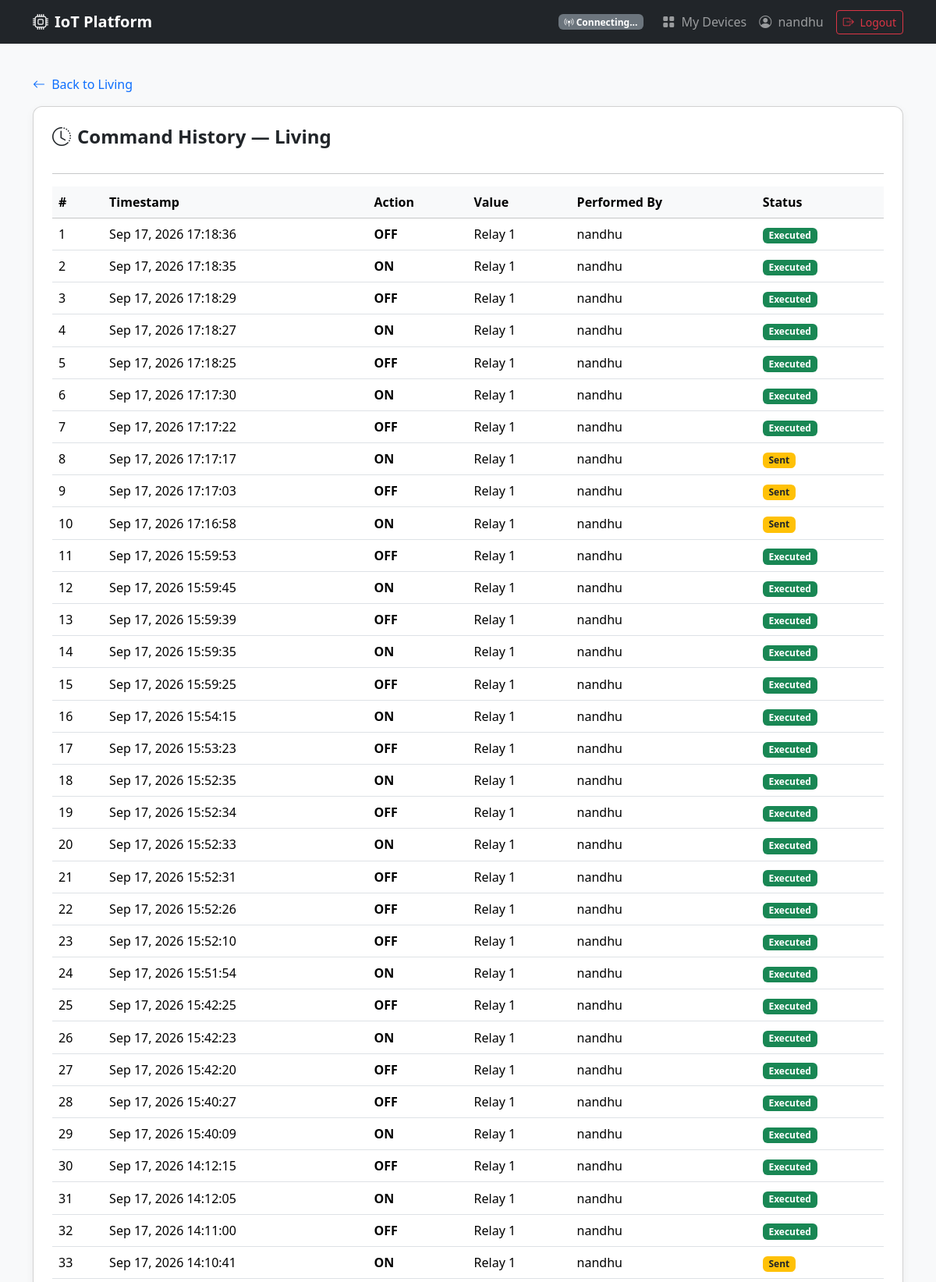
Screenshot of /devices/2/logs/ (signed in, upper part) with the database file from the repository.
### devices/models.py (models this page shows, shortened)
class Device(models.Model):
    user = models.ForeignKey(User, on_delete=models.CASCADE, related_name='devices')
    unique_device_id = models.CharField(
        max_length=50,
        unique=True,
        help_text='Unique ID printed on the physical device'
    )
    device_type = models.ForeignKey(DeviceType, on_delete=models.PROTECT, related_name='devices')
    name = models.CharField(max_length=100, help_text='Friendly name, e.g. "Living Room Light"')
    is_online = models.BooleanField(default=False)
    current_state = models.JSONField(default=dict, blank=True)
    added_at = models.DateTimeField(auto_now_add=True)
    last_seen = models.DateTimeField(null=True, blank=True)
    class Meta:
        ordering = ['-added_at']

class DeviceLog(models.Model):
    STATUS_CHOICES = [
        ('sent', 'Sent'),
        ('delivered', 'Delivered'),
        ('executed', 'Executed'),
        ('failed', 'Failed'),
    ]
    device = models.ForeignKey(Device, on_delete=models.CASCADE, related_name='logs')
    action = models.CharField(max_length=50)          # e.g. ON, OFF, SET_SPEED
    value = models.CharField(max_length=100, blank=True)  # e.g. "75" for speed
    performed_by = models.ForeignKey(User, on_delete=models.SET_NULL, null=True)
    timestamp = models.DateTimeField(auto_now_add=True)
    status = models.CharField(max_length=20, choices=STATUS_CHOICES, default='sent')
    class Meta:
        ordering = ['-timestamp']

### devices/views.py (the view)
# urls.py: path('<int:device_id>/logs/', views.device_logs_view, name='logs'),
@login_required
def device_logs_view(request, device_id):
    device = get_object_or_404(Device, id=device_id, user=request.user)
    logs = device.logs.all()[:50]
    return render(request, 'devices/device_logs.html', {
        'device': device, 'logs': logs
    })

### devices/templates/devices/device_logs.html (shortened to what this page needs)
{% extends 'accounts/base.html' %}
{% block content %}
<a href="{% url 'devices:control' device.id %}" class="text-decoration-none mb-3 d-inline-block">
    <i class="bi bi-arrow-left me-1"></i> Back to {{ device.name }}
</a>
<div class="card card-custom bg-white p-4">
    <h4 class="fw-bold mb-3">
        <i class="bi bi-clock-history me-2"></i>Command History — {{ device.name }}
    </h4>
    <hr>
    {% if logs %}
    <div class="table-responsive">
        <table class="table table-hover align-middle">
            <thead class="table-light">
                <tr>
                    <th>#</th>
                    <th>Timestamp</th>
                    <th>Action</th>
                    <th>Value</th>
                    <th>Performed By</th>
                    <th>Status</th>
                </tr>
            </thead>
            <tbody>
                {% for log in logs %}
                <tr>
                    <td>{{ forloop.counter }}</td>
                    <td>{{ log.timestamp|date:"M d, Y H:i:s" }}</td>
                    <td><span class="fw-semibold">{{ log.action }}</span></td>
                    <td>{{ log.value|default:"—" }}</td>
                    <td>{{ log.performed_by.username|default:"System" }}</td>
                    <td>
                        {% if log.status == "sent" %}
                            <span class="badge bg-warning text-dark">Sent</span>
                        {% elif log.status == "delivered" %}
                            <span class="badge bg-info">Delivered</span>
                        {% elif log.status == "executed" %}
                            <span class="badge bg-success">Executed</span>
                        {% elif log.status == "failed" %}
                            <span class="badge bg-danger">Failed</span>
                        {% endif %}
                    </td>
                </tr>
                {% endfor %}
            </tbody>
        </table>
    </div>
    {% else %}
        <p class="text-muted text-center py-4">No command logs yet.</p>
    {% endif %}
</div>
{% endblock %}

### accounts/templates/accounts/base.html (shortened to what this page needs)
<!DOCTYPE html>
<html lang="en">
<head>
    <link href="https://cdn.jsdelivr.net/npm/bootstrap@5.3.3/dist/css/bootstrap.min.css" rel="stylesheet">
    <link rel="stylesheet" href="https://cdn.jsdelivr.net/npm/bootstrap-icons@1.11.3/font/bootstrap-icons.min.css">
</head>
<body>
    <nav class="navbar navbar-expand-lg navbar-dark bg-dark">
        <div class="container">
            <a class="navbar-brand fw-bold" href="{% if user.is_authenticated %}{% url 'devices:dashboard' %}{% else %}{% url 'accounts:login' %}{% endif %}">
                <i class="bi bi-cpu me-2"></i>IoT Platform
            </a>
            <div class="collapse navbar-collapse" id="navMenu">
                <ul class="navbar-nav ms-auto align-items-center">
                    {% if user.is_authenticated %}
                        <li class="nav-item d-flex align-items-center me-3" id="ws-status">
                            <span class="badge bg-secondary"><i class="bi bi-broadcast-pin"></i> Connecting...</span>
                        </li>
                    {% endif %}
                    {% if user.is_authenticated %}
                        <li class="nav-item">
                            <a class="nav-link" href="{% url 'devices:dashboard' %}">
                                <i class="bi bi-grid-fill me-1"></i> My Devices
                            </a>
                        </li>
                        <li class="nav-item">
                            <a class="nav-link" href="{% url 'accounts:profile' %}">
                                <i class="bi bi-person-circle me-1"></i> {{ user.username }}
                            </a>
                        </li>
                        <li class="nav-item ms-lg-2">
                            <a class="btn btn-outline-danger btn-sm" href="{% url 'accounts:logout' %}">
                                <i class="bi bi-box-arrow-right me-1"></i> Logout
                            </a>
                        </li>
                    {% endif %}
                </ul>
            </div>
        </div>
    </nav>
    <main class="container py-4">
        {% block content %}{% endblock %}
    </main>
</body>
</html>

### accounts/templates/accounts/base.html (style rules this page uses)
body { background-color: #f8f9fa; min-height: 100vh; display: flex; flex-direction: column; }
.card-custom { border-radius: 12px; box-shadow: 0 4px 12px rgba(0,0,0,0.05); }

### rows the page displays
Device: name "Living"
DeviceLog: timestamp "Sep 17, 2026 17:18:36", action "OFF", value "Relay 1", performed_by.username "nandhu", status "Executed"
DeviceLog: timestamp "Sep 17, 2026 17:18:35", action "ON", value "Relay 1", performed_by.username "nandhu", status "Executed"
DeviceLog: timestamp "Sep 17, 2026 17:18:29", action "OFF", value "Relay 1", performed_by.username "nandhu", status "Executed"
DeviceLog: timestamp "Sep 17, 2026 17:18:27", action "ON", value "Relay 1", performed_by.username "nandhu", status "Executed"
DeviceLog: timestamp "Sep 17, 2026 17:18:25", action "OFF", value "Relay 1", performed_by.username "nandhu", status "Executed"
DeviceLog: timestamp "Sep 17, 2026 17:17:30", action "ON", value "Relay 1", performed_by.username "nandhu", status "Executed"
DeviceLog: timestamp "Sep 17, 2026 17:17:22", action "OFF", value "Relay 1", performed_by.username "nandhu", status "Executed"
DeviceLog: timestamp "Sep 17, 2026 17:17:17", action "ON", value "Relay 1", performed_by.username "nandhu", status "Sent"
DeviceLog: timestamp "Sep 17, 2026 17:17:03", action "OFF", value "Relay 1", performed_by.username "nandhu", status "Sent"
DeviceLog: timestamp "Sep 17, 2026 17:16:58", action "ON", value "Relay 1", performed_by.username "nandhu", status "Sent"
DeviceLog: timestamp "Sep 17, 2026 15:59:53", action "OFF", value "Relay 1", performed_by.username "nandhu", status "Executed"
DeviceLog: timestamp "Sep 17, 2026 15:59:45", action "ON", value "Relay 1", performed_by.username "nandhu", status "Executed"
DeviceLog: timestamp "Sep 17, 2026 15:59:39", action "OFF", value "Relay 1", performed_by.username "nandhu", status "Executed"
DeviceLog: timestamp "Sep 17, 2026 15:59:35", action "ON", value "Relay 1", performed_by.username "nandhu", status "Executed"
DeviceLog: timestamp "Sep 17, 2026 15:59:25", action "OFF", value "Relay 1", performed_by.username "nandhu", status "Executed"
DeviceLog: timestamp "Sep 17, 2026 15:54:15", action "ON", value "Relay 1", performed_by.username "nandhu", status "Executed"
DeviceLog: timestamp "Sep 17, 2026 15:53:23", action "OFF", value "Relay 1", performed_by.username "nandhu", status "Executed"
DeviceLog: timestamp "Sep 17, 2026 15:52:35", action "ON", value "Relay 1", performed_by.username "nandhu", status "Executed"
DeviceLog: timestamp "Sep 17, 2026 15:52:34", action "OFF", value "Relay 1", performed_by.username "nandhu", status "Executed"
DeviceLog: timestamp "Sep 17, 2026 15:52:33", action "ON", value "Relay 1", performed_by.username "nandhu", status "Executed"
DeviceLog: timestamp "Sep 17, 2026 15:52:31", action "OFF", value "Relay 1", performed_by.username "nandhu", status "Executed"
DeviceLog: timestamp "Sep 17, 2026 15:52:26", action "OFF", value "Relay 1", performed_by.username "nandhu", status "Executed"
DeviceLog: timestamp "Sep 17, 2026 15:52:10", action "OFF", value "Relay 1", performed_by.username "nandhu", status "Executed"
DeviceLog: timestamp "Sep 17, 2026 15:51:54", action "ON", value "Relay 1", performed_by.username "nandhu", status "Executed"
DeviceLog: timestamp "Sep 17, 2026 15:42:25", action "OFF", value "Relay 1", performed_by.username "nandhu", status "Executed"
DeviceLog: timestamp "Sep 17, 2026 15:42:23", action "ON", value "Relay 1", performed_by.username "nandhu", status "Executed"
DeviceLog: timestamp "Sep 17, 2026 15:42:20", action "OFF", value "Relay 1", performed_by.username "nandhu", status "Executed"
DeviceLog: timestamp "Sep 17, 2026 15:40:27", action "OFF", value "Relay 1", performed_by.username "nandhu", status "Executed"
DeviceLog: timestamp "Sep 17, 2026 15:40:09", action "ON", value "Relay 1", performed_by.username "nandhu", status "Executed"
DeviceLog: timestamp "Sep 17, 2026 14:12:15", action "OFF", value "Relay 1", performed_by.username "nandhu", status "Executed"
DeviceLog: timestamp "Sep 17, 2026 14:12:05", action "ON", value "Relay 1", performed_by.username "nandhu", status "Executed"
DeviceLog: timestamp "Sep 17, 2026 14:11:00", action "OFF", value "Relay 1", performed_by.username "nandhu", status "Executed"
DeviceLog: timestamp "Sep 17, 2026 14:10:41", action "ON", value "Relay 1", performed_by.username "nandhu", status "Sent"

### other values shown
{{ user.username }} "nandhu"
